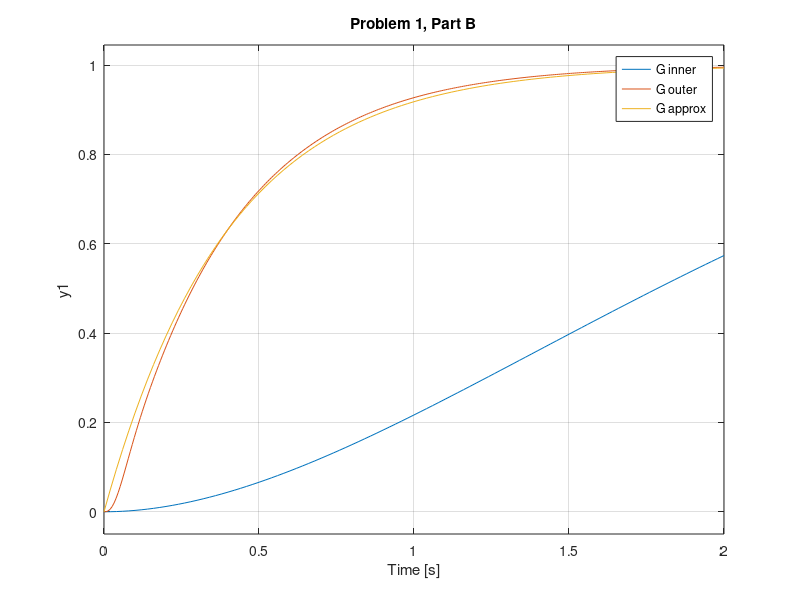
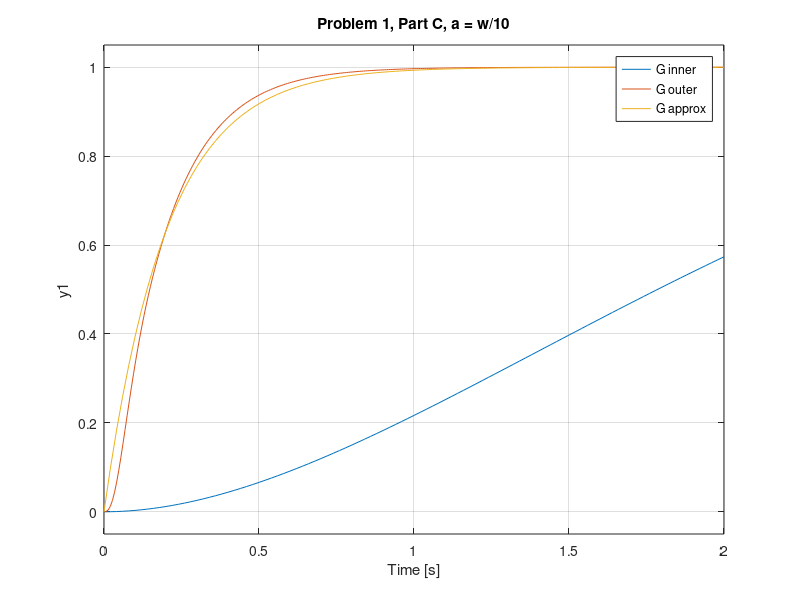
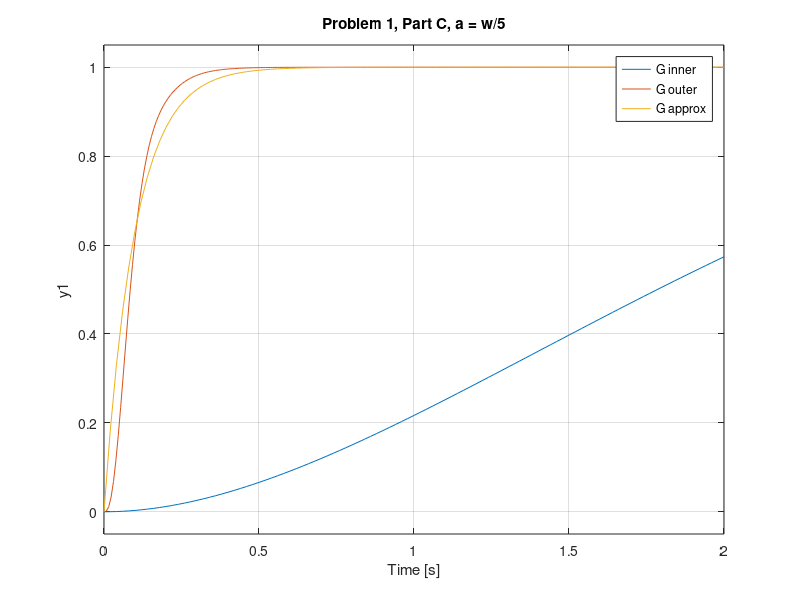
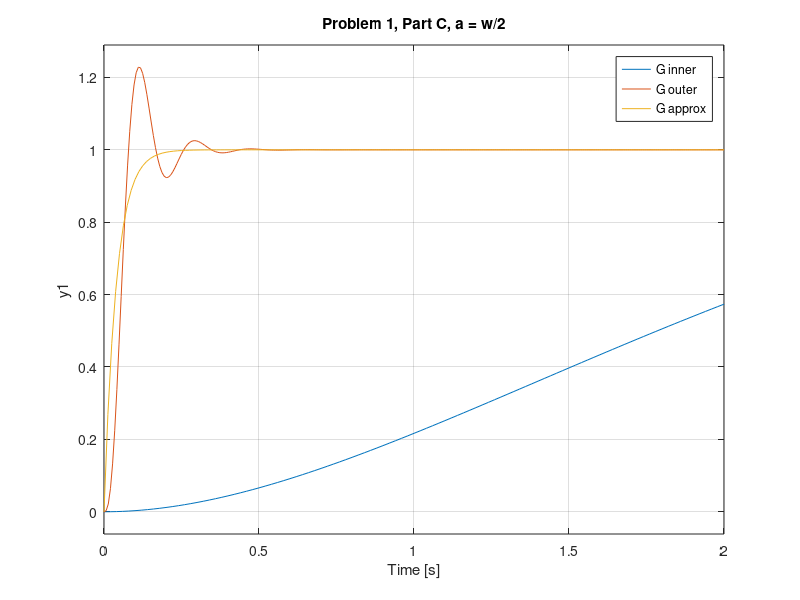

These figures' MATLAB source, in order:
function lect6_1
%%
clear all; clc; close all

%% Problem 1, Part A
s = tf('s');
zeta = .7;
w = .8;
a = 5;
g_outer_by_hand = a*w*w / (s^3+2*zeta*w*(s^2) + w*w*s +a*w*w)
g_inner = w*w / (s^2+2*zeta*w*s + w*w);

g_outer = feedback(a*g_inner*(1/s), 1)

%% Problem 1, Part B
w = 50;
zeta = 0.7;
a =w/20;

g_outer = a*w*w/(s^3+2*zeta*w*(s^2) + w*w*s +a*w*w)
g_approx = a/(s+a)

figure
step( g_inner, g_outer, g_approx, 2);
title('Problem 1, Part B'); grid on;
legend('G_ inner','G_ outer','G_ approx');

%% Problem 1, Part C
a =w/10;

g_outer = a*w*w/(s^3+2*zeta*w*(s^2) + w*w*s +a*w*w)
g_approx = a/(s+a)

figure
step( g_inner, g_outer, g_approx, 2);
title('Problem 1, Part C, a = w/10'); grid on;
legend('G_ inner','G_ outer','G_ approx');

a =w/5;

g_outer = a*w*w/(s^3+2*zeta*w*(s^2) + w*w*s +a*w*w)
g_approx = a/(s+a)

figure
step( g_inner, g_outer, g_approx, 2);
title('Problem 1, Part C, a = w/5'); grid on;
legend('G_ inner','G_ outer','G_ approx');

a =w/2;

g_outer = a*w*w/(s^3+2*zeta*w*(s^2) + w*w*s +a*w*w)
g_approx = a/(s+a)

figure
step( g_inner, g_outer, g_approx, 2);
title('Problem 1, Part C, a = w/2'); grid on;
legend('G_ inner','G_ outer','G_ approx');

end